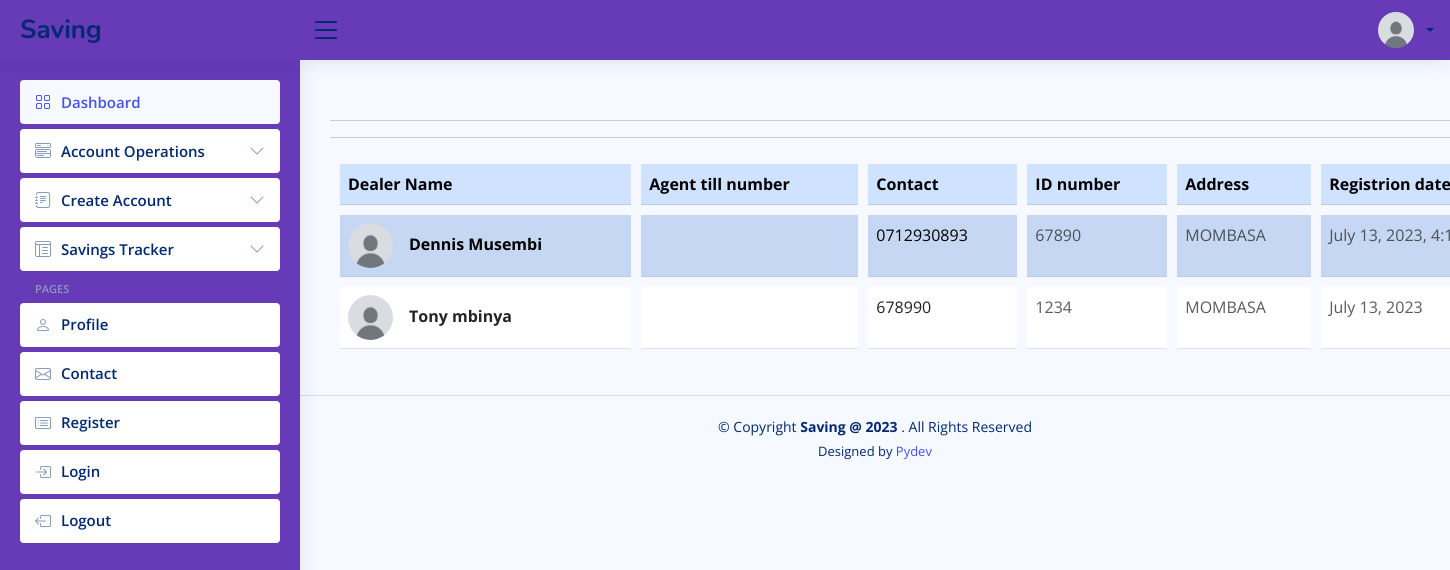
Page /dealer-own-agents (signed in) on the committed database.
### accounts/models.py (models this page shows, shortened)
class User(AbstractUser):
	is_account_staff = models.BooleanField("Is account_staff", default=False)
	is_customer = models.BooleanField("Is customer", default=False)
	is_employee = models.BooleanField("Is employee", default=False)

class Profile(models.Model):
	user             = models.OneToOneField(settings.AUTH_USER_MODEL, on_delete=models.CASCADE)
	image            = models.ImageField(default="default.jpg", upload_to="profile_pics")
	about            = models.TextField()
	company          = models.CharField(max_length=100, blank=True, null=True)
	job              = models.CharField(max_length=100, blank=True, null=True)
	country          = models.CharField(max_length=100, blank=True, null=True)
	address          = models.CharField(max_length=100, blank=True, null=True)
	phone            = models.CharField(max_length=100, blank=True, null=True)
	twitter_profile  = models.CharField(max_length=100, blank=True, null=True)
	facebook_profile = models.CharField(max_length=100, blank=True, null=True)
	instagram_profile = models.CharField(max_length=100, blank=True, null=True)
	linkedin_profile = models.CharField(max_length=100, blank=True, null=True)

### savings/models.py (models this page shows, shortened)
class Dealers(models.Model):
	first_name = models.CharField(max_length=50)
	last_name = models.CharField(max_length=50)
	id_number = models.CharField(max_length=50, unique=True)
	dealer_id = models.CharField(max_length=50, unique=True)
	contact_number = models.CharField(max_length=50)
	address = models.CharField(max_length=50)
	registered_on = models.DateTimeField(auto_now_add=True)
	image = models.ImageField(default="default.jpg", upload_to="dealer_pics")

class Agents(models.Model):
	first_name = models.CharField(max_length=50)
	last_name = models.CharField(max_length=50)
	id_number = models.CharField(max_length=50, unique=True)
	dealer_id = models.CharField(max_length=50, blank=True, null=True)
	contact_number = models.CharField(max_length=50)
	address = models.CharField(max_length=50)
	status = models.BooleanField(default=False)
	agent_number = models.CharField(max_length=50, null=True, blank=True)
	registered_on = models.DateField(auto_now_add=True)
	image = models.ImageField(default="default.jpg", upload_to="agents_pics")

### savings/more_views.py (the view)
# urls.py: path("dealer-own-agents", more_views.display_dealers_and_own_agents,
def display_dealers_and_own_agents(request):
    dealers = Dealers.objects.all()
    agents = Agents.objects.filter(status=True)
    context = {
            "dealers": dealers,
            "agents": agents,
            }
    return render(request, "savings/display_dealers_and_own_agents.html", context)

### savings/classes.py (called while the page is built)
def get_transaction_history(user):
	accounts = user.account_set.all()#Account.objects.filter(user=user)
	transactions = Statements.objects.filter(account_number__in=accounts).order_by("-transaction_date")
	return transactions

def get_account_details(user):
	details = Account.objects.filter(user=user)
	return details

def get_calender():
	current_date = datetime.now()
	current_year = current_date.year
	month = current_date.month
	day = current_date.day
	month_name = calendar.month_name[month]
	cal = calendar.monthcalendar(current_year, month)
	return month_name, current_year, cal, day

### templates/savings/display_dealers_and_own_agents.html (shortened to what this page needs)
{% extends "savings/forms_layout.html" %}
{% load static %}
{% block dealers_own_agents %}
{% for dealer in dealers %}
<table class="table table-striped">
    <thead>
        <tr class="table-primary">
            <th>Dealer Name</th>
            <th>Agent till number
            <th>Contact</th>
            <th>ID number</th>
            <th>Address</th>
            <th>Registrion date</th>
        </tr>
    </thead>
    <tbody>
        <tr class="table-primary">
            <td>
              <div class="d-flex align-items-center">
                <img
                    src="{{ dealer.image.url}}"
                    alt=""
                    style="width: 45px; height: 45px"
                    class="rounded-circle"
                    />
                <div class="ms-3">
                  <p class="fw-bold mb-1">{{dealer.first_name}} {{dealer.last_name}}</p>
                </div>
              </div>
            </td>
            <td>
            </td>
            <td>
              <p class="fw-normal mb-1">{{dealer.contact_number}}</p>
            </td>
            <td>
                <p class="text-muted mb-0"> {{dealer.id_number}}</p>
            </td>
            <td>
                <p class="text-muted mb-0">{{dealer.address}}</p>
            </td>
            <td>
                <p class="text-muted mb-0">{{dealer.registered_on}}</p>
            </td>
        </tr>
        <br>
        {%  for agent in agents %}
        {% if dealer.dealer_id == agent.dealer_id%}
        <tr>
            <td>
              <div class="d-flex align-items-center">
                <img
                    src="{{ agent.image.url }}"
                    alt=""
                    style="width: 45px; height: 45px"
                    class="rounded-circle"
                    />
                <div class="ms-3">
                  <p class="fw-bold mb-1">{{agent.first_name}} {{agent.last_name}}</p>
                </div>
              </div>
            </td>
            <td>
            </td>
            <td>
              <p class="fw-normal mb-1">{{agent.contact_number}}</p>
            </td>
            <td>
                <p class="text-muted mb-0"> {{agent.id_number}}</p>
            </td>
            <td>
                <p class="text-muted mb-0">{{agent.address}}</p>
            </td>
            <td>
                <p class="text-muted mb-0">{{agent.registered_on}}</p>
            </td>
        </tr>
        {% endif %}
        {% endfor %}
        <hr><hr>
    </tbody>
  </table>
  {% endfor %}
{% endblock %}

### templates/savings/forms_layout.html (shortened to what this page needs)
{% load static %}
<!DOCTYPE html>
<html lang="en">
  <head>
    <link
      href="{% static 'assets/vendor/bootstrap/css/bootstrap.min.css' %}"
      rel="stylesheet"
    />
    <link
      href="{% static 'assets/vendor/bootstrap-icons/bootstrap-icons.css' %}"
      rel="stylesheet"
    />
    <link
      href="{% static 'assets/vendor/boxicons/css/boxicons.min.css' %}"
      rel="stylesheet"
    />
    <link
      href="{% static 'assets/vendor/quill/quill.snow.css' %}"
      rel="stylesheet"
    />
    <link
      href="{% static 'assets/vendor/quill/quill.bubble.css' %}"
      rel="stylesheet"
    />
    <link
      href="{% static 'assets/vendor/remixicon/remixicon.css' %}"
      rel="stylesheet"
    />
    <link
      href="{% static 'assets/vendor/simple-datatables/style.css' %}"
      rel="stylesheet"
    />
    <link href="{% static 'assets/css/style.css' %}" rel="stylesheet" />
    <link href="{% static 'assets/css/more.css' %}" rel="stylesheet" />
  </head>
  <body>
    <header id="header" class="header fixed-top d-flex align-items-center">
      <div class="d-flex align-items-center justify-content-between">
        <a href="{% url 'savings' %}" class="logo d-flex align-items-center">
          <span class="d-none d-lg-block">Saving</span>
        </a>
        <i class="bi bi-list toggle-sidebar-btn"></i>
      </div>
      <nav class="header-nav ms-auto">
        <ul class="d-flex align-items-center">
          <li class="nav-item dropdown pe-3">
            <a
              class="nav-link nav-profile d-flex align-items-center pe-0"
              href="#"
              data-bs-toggle="dropdown"
            >
              <img
                src="{{user.profile.image.url}}"
                alt="Profile"
                class="rounded-circle"
              />
              <span class="d-none d-md-block dropdown-toggle ps-2"
                >{{user.first_name|slice:"0:1"}} {{user.last_name}}</span
              > </a
            >
          </li>
        </ul>
      </nav>
    </header>
    <aside id="sidebar" class="sidebar">
      <ul class="sidebar-nav" id="sidebar-nav">
        <li class="nav-item">
          <a class="nav-link" href="{% url 'savings' %}">
            <i class="bi bi-grid"></i>
            <span>Dashboard</span>
          </a>
        </li>
        <li class="nav-item">
          <a
            class="nav-link collapsed"
            data-bs-target="#components-nav"
            data-bs-toggle="collapse"
            href="#"
          >
            <i class="bi bi-menu-button-wide"></i><span>Account Operations</span
            ><i class="bi bi-chevron-down ms-auto"></i>
          </a>
        </li>
        <li class="nav-item">
          <a
            class="nav-link collapsed"
            data-bs-target="#forms-nav"
            data-bs-toggle="collapse"
            href="#"
          >
            <i class="bi bi-journal-text"></i><span>Create Account</span
            ><i class="bi bi-chevron-down ms-auto"></i>
          </a>
        </li>
        <li class="nav-item">
          <a
            class="nav-link collapsed"
            data-bs-target="#tables-nav"
            data-bs-toggle="collapse"
            href="#"
          >
            <i class="bi bi-layout-text-window-reverse"></i><span>Savings Tracker</span>
            <i class="bi bi-chevron-down ms-auto"></i>
          </a>
        </li>
        <li class="nav-heading">Pages</li>
        <li class="nav-item">
          <a class="nav-link collapsed" href="{% url 'userprofile' %}">
            <i class="bi bi-person"></i>
            <span>Profile</span>
          </a>
        </li>
        <li class="nav-item">
          <a class="nav-link collapsed" href="{% url 'contact_us' %}">
            <i class="bi bi-envelope"></i>
            <span>Contact</span>
          </a>
        </li>
        <li class="nav-item">
          <a class="nav-link collapsed" href="{% url 'register' %}">
            <i class="bi bi-card-list"></i>
            <span>Register</span>
          </a>
        </li>
        <li class="nav-item">
          <a class="nav-link collapsed" href="{% url 'login' %}">
            <i class="bi bi-box-arrow-in-right"></i>
            <span>Login</span>
          </a>
        </li>
        <li class="nav-item">
          <a class="nav-link collapsed" href="{% url 'logout' %}">
            <i class="bi bi-box-arrow-left"></i>
            <span>Logout</span>
          </a>
        </li>
      </ul>
    </aside>
    <main id="main" class="main container">
      {% block dealers_own_agents %}
      {% endblock %}
    </main>
    <footer id="footer" class="footer">
      <div class="copyright">
        &copy; Copyright <strong><span>Saving @ 2023 </span></strong>. All
        Rights Reserved
      </div>
      <div class="credits">Designed by <a href="">Pydev</a></div>
    </footer>
  </body>
</html>

### static/assets/css/style.css (style rules this page uses)
:root { scroll-behavior: smooth; }
body { font-family: "Open Sans", sans-serif; background: #f6f9ff; color: #444444; }
a { color: #4154f1; text-decoration: none; }
#main { margin-top: 60px; padding: 20px 30px; transition: all 0.3s; }
.logo { line-height: 1; }
@media (min-width: 1200px) { .logo { width: 280px; } }
.logo span { font-size: 26px; font-weight: 700; color: #012970; font-family: "Nunito", sans-serif; }
.header { transition: all 0.5s; z-index: 997; height: 60px; box-shadow: 0px 2px 20px rgba(1, 41, 112, 0.1); background-color: #673AB7; padding-left: 20px; }
.header .toggle-sidebar-btn { font-size: 32px; padding-left: 10px; cursor: pointer; color: #012970; }
.header-nav ul { list-style: none; }
.header-nav>ul { margin: 0; padding: 0; }
.header-nav .nav-profile { color: #012970; }
.header-nav .nav-profile img { max-height: 36px; }
.header-nav .nav-profile span { font-size: 14px; font-weight: 600; }
.sidebar { position: fixed; top: 60px; left: 0; bottom: 0; width: 300px; z-index: 996; transition: all 0.3s; padding: 20px; overflow-y: auto; scrollbar-width: thin; scrollbar-color: #aab7cf transparent; box-shadow: 0px 0px 20px rgba(1, 41, 112, 0.1); background-color: #673AB7; }
@media (min-width: 1200px) { #main, #footer { margin-left: 300px; } }
.sidebar-nav { padding: 0; margin: 0; list-style: none; }
.sidebar-nav li { padding: 0; margin: 0; list-style: none; }
.sidebar-nav .nav-item { margin-bottom: 5px; }
.sidebar-nav .nav-heading { font-size: 11px; text-transform: uppercase; color: #899bbd; font-weight: 600; margin: 10px 0 5px 15px; }
.sidebar-nav .nav-link { display: flex; align-items: center; font-size: 15px; font-weight: 600; color: #4154f1; transition: 0.3; background: #f6f9ff; padding: 10px 15px; border-radius: 4px; }
.sidebar-nav .nav-link i { font-size: 16px; margin-right: 10px; color: #4154f1; }
.sidebar-nav .nav-link.collapsed { color: #012970; background: #fff; }
.sidebar-nav .nav-link.collapsed i { color: #899bbd; }
.sidebar-nav .nav-link .bi-chevron-down { margin-right: 0; transition: transform 0.2s ease-in-out; }
.footer { padding: 20px 0; font-size: 14px; transition: all 0.3s; border-top: 1px solid #cddfff; }
.footer .copyright { text-align: center; color: #012970; }
.footer .credits { padding-top: 5px; text-align: center; font-size: 13px; color: #012970; }

### static/assets/css/more.css (style rules this page uses)
table { border-collapse: separate; border-spacing: 10px; }
td { padding: 10px; }

### rows in the picture
User: profile.image (placeholder picture)
Dealers: image (placeholder picture), first_name "Dennis", last_name "Musembi", contact_number "0712930893", id_number "67890", address "MOMBASA", registered_on "July 13, 2023,…"
Agents: image (placeholder picture), first_name "Tony", last_name "mbinya", contact_number "678990", id_number "1234", address "MOMBASA", registered_on "July 13, 2023"
